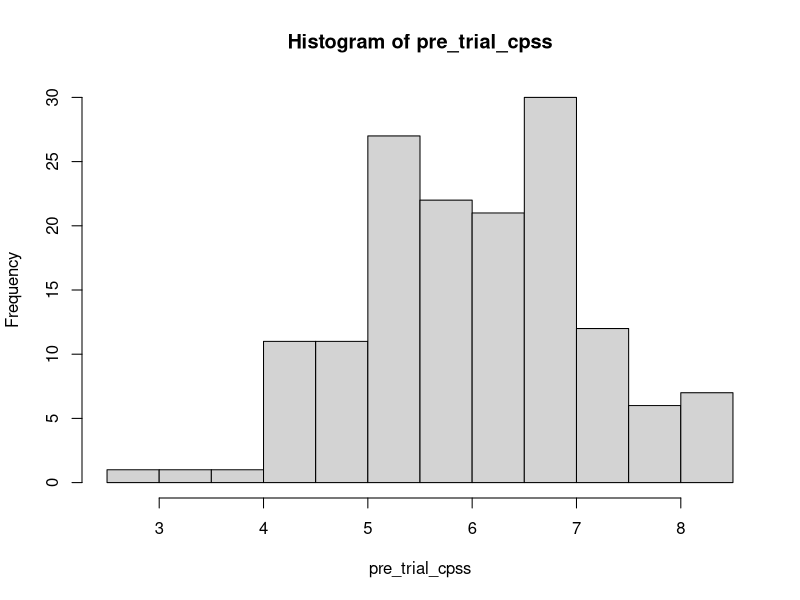
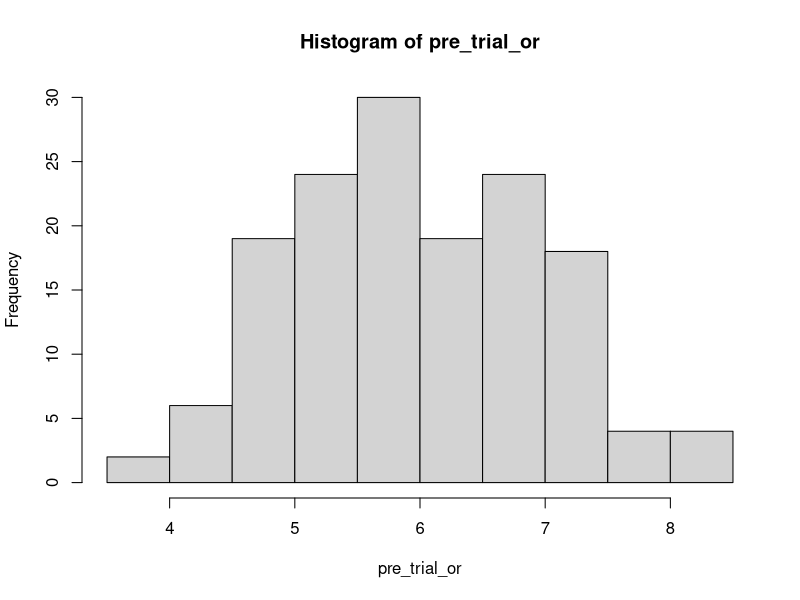
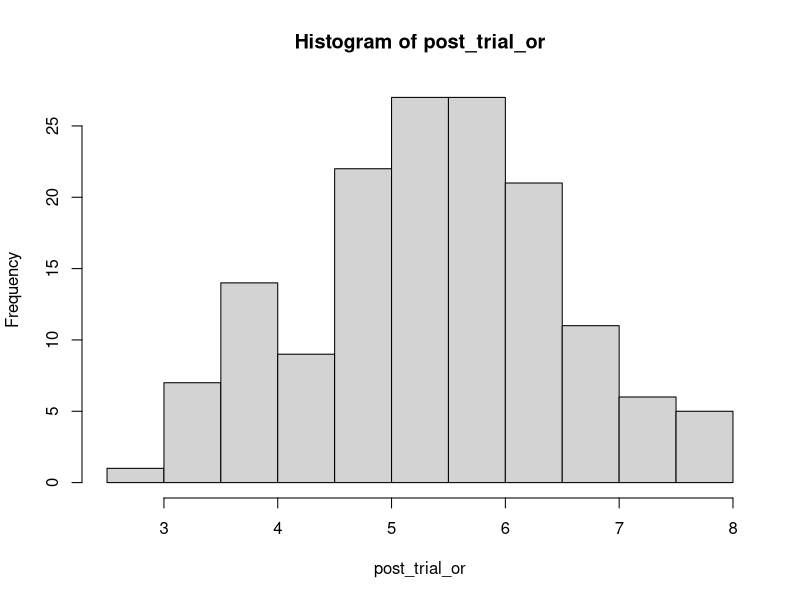
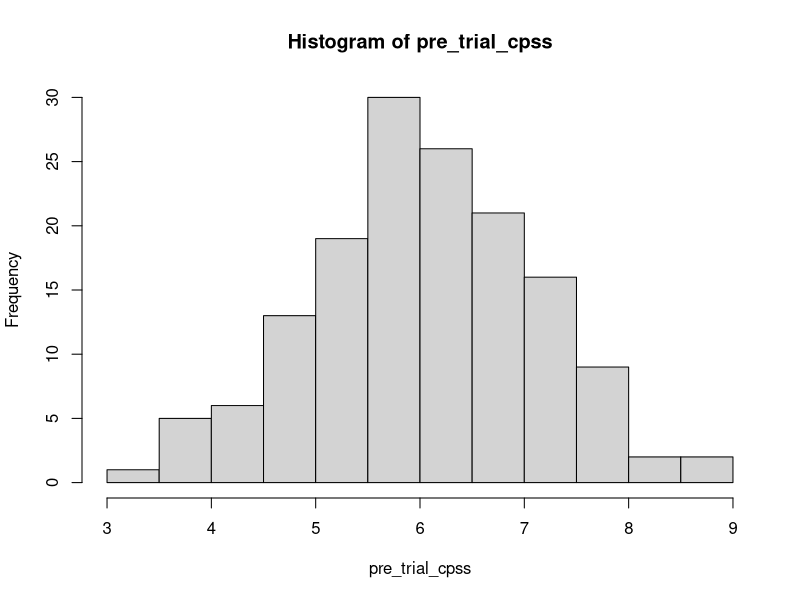
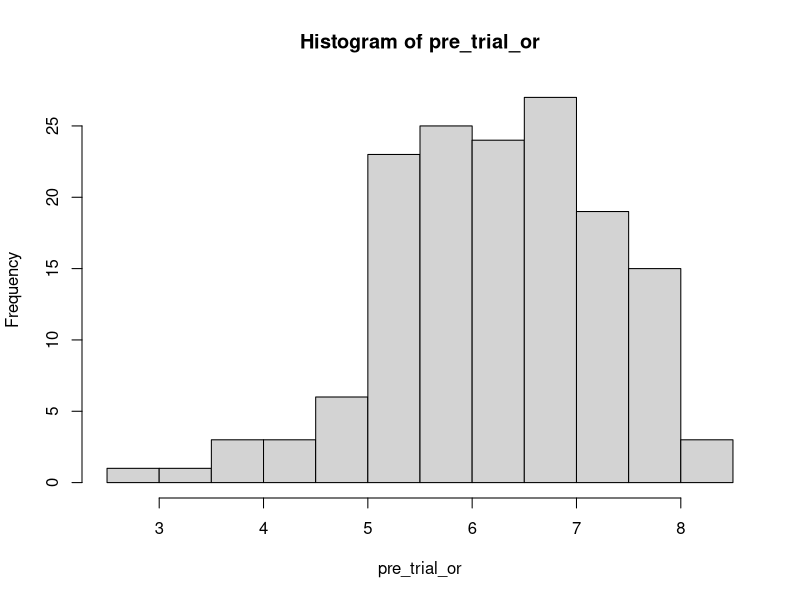
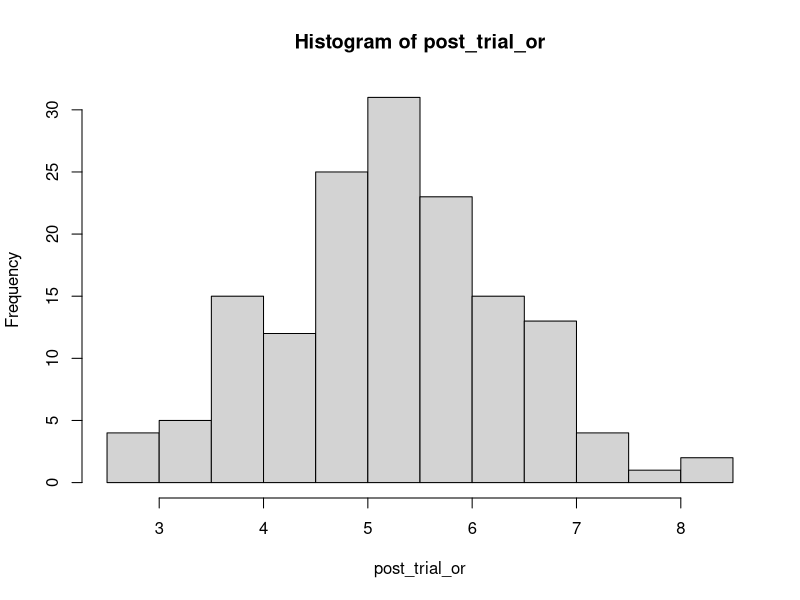
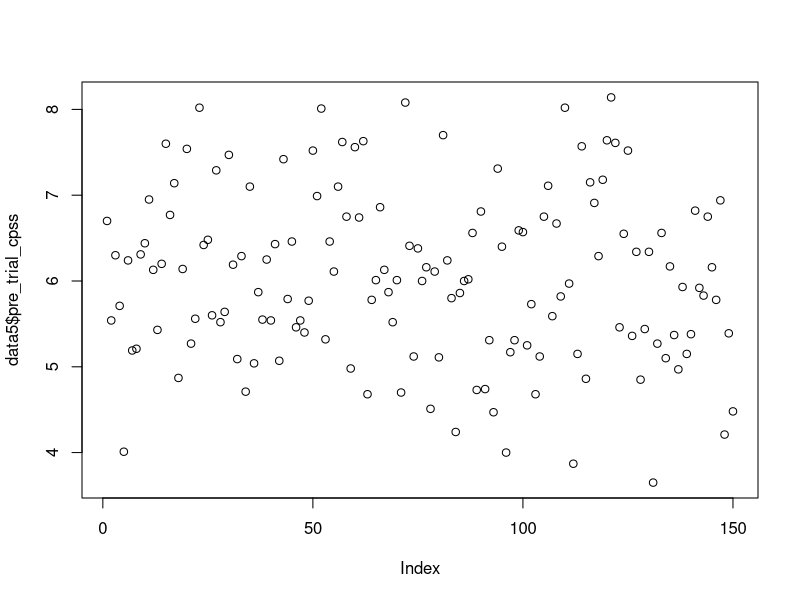
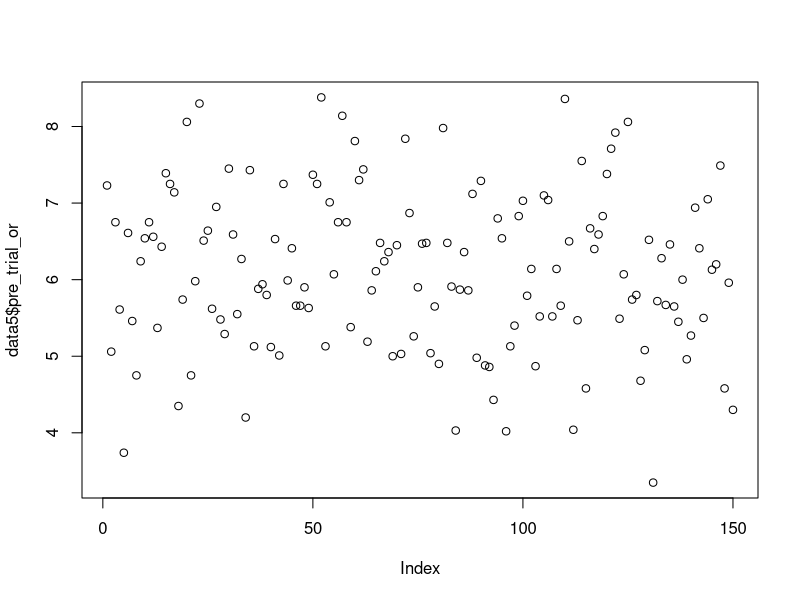

Write the R code that produced these figures, in order.
## ---- chunk 1
knitr::opts_chunk$set(echo = TRUE)
## ---- chunk 2

library(readr)
data5 <-read_csv("daie_ca3_data_5.csv")
View(data5)
#head(data5, 10)
## ---- chunk 3
pre_trial_cpss_mean <- mean(data5$pre_trial_cpss)
pre_trial_cpss_mean
pre_trial_cpss_std <- sd(data5$pre_trial_cpss)
pre_trial_cpss_std
pre_trial_cpss <- rnorm(150, pre_trial_cpss_mean, pre_trial_cpss_std)
hist(pre_trial_cpss)

# clean data? 1 value missing for this variable
#post_trial_cpss_mean <- mean(data5$post_trial_cpss)
#post_trial_cpss_mean
#post_trial_cpss_std <- sd(data5$post_trial_cpss)
#post_trial_cpss_std
#post_trial_cpss <- rnorm(150, post_trial_cpss_mean, post_trial_cpss_std)
#hist(post_trial_cpss)

pre_trial_or_mean <- mean(data5$pre_trial_or)
pre_trial_or_mean
pre_trial_or_sd <- sd(data5$pre_trial_or)
pre_trial_or_sd
pre_trial_or <- rnorm(150, pre_trial_or_mean, pre_trial_or_sd)
hist(pre_trial_or)

post_trial_or_mean <- mean(data5$post_trial_or)
post_trial_or_mean
post_trial_or_sd <- sd(data5$post_trial_or)
post_trial_or_sd
post_trial_or <- rnorm(150, post_trial_or_mean, post_trial_or_sd)
hist(post_trial_or)


## ---- chunk 4
pre_trial_cpss_mode <- mean(data5$pre_trial_cpss)
pre_trial_cpss_mean
pre_trial_cpss_std <- sd(data5$pre_trial_cpss)
pre_trial_cpss_std
pre_trial_cpss <- rnorm(150, pre_trial_cpss_mean, pre_trial_cpss_std)
hist(pre_trial_cpss)

# clean data? 1 value missing for this variable
#post_trial_cpss_mean <- mean(data5$post_trial_cpss)
# na.rm - removes null values
post_trial_cpss_mean <- mean(data5$post_trial_cpss, na.rm = TRUE)
#post_trial_cpss_mean
#post_trial_cpss_std <- sd(data5$post_trial_cpss)
#post_trial_cpss_std
#post_trial_cpss <- rnorm(150, post_trial_cpss_mean, post_trial_cpss_std)
#hist(post_trial_cpss)

pre_trial_or_mean <- mean(data5$pre_trial_or)
pre_trial_or_mean
pre_trial_or_sd <- sd(data5$pre_trial_or)
pre_trial_or_sd
pre_trial_or <- rnorm(150, pre_trial_or_mean, pre_trial_or_sd)
hist(pre_trial_or)

post_trial_or_mean <- mean(data5$post_trial_or)
post_trial_or_mean
post_trial_or_sd <- sd(data5$post_trial_or)
post_trial_or_sd
post_trial_or <- rnorm(150, post_trial_or_mean, post_trial_or_sd)
hist(post_trial_or)


## ---- chunk 5
plot(data5$pre_trial_cpss)
#plot(data5$post_trial_cpss) # clean data
plot(data5$pre_trial_or)
plot(data5$post_trial_or)
